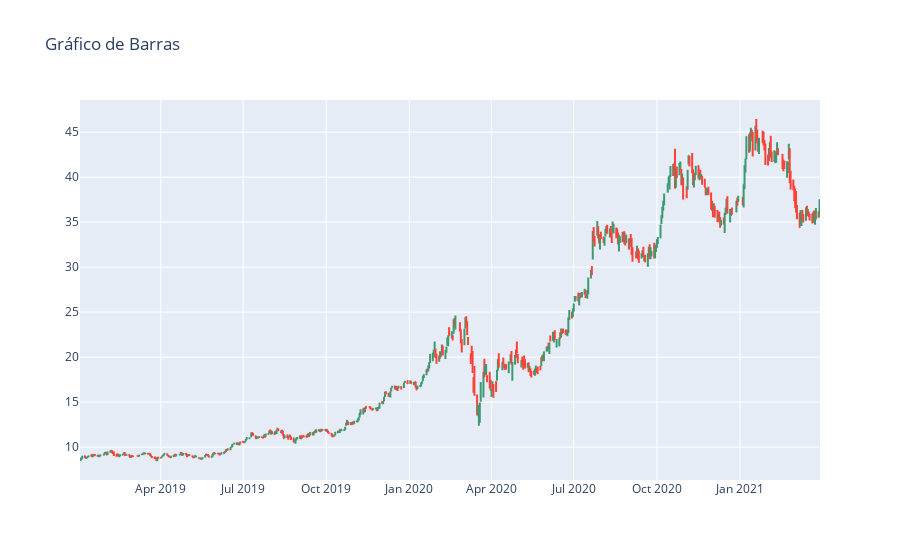

Source (notebook cell):
### Markdown cell above
### 4.3. Gráfico de barras

### Code cell
fig = go.Figure()
fig.add_trace(go.Ohlc(name='WEGE3', x=df3.index, close=df3['Close'], open=df3['Open'], high = df3['High'], low=df3['Low']))
fig.update_layout(xaxis_rangeslider_visible=False, title_text='Gráfico de Barras')
fig.show()

### Figure 1 — Plotly figure (JSON) as saved in the notebook; plotly's stock layout.template omitted (floating-point values rounded to 4 significant figures; data arrays with more than 128 entries replaced by an {"elided": "..."} marker saying what was removed)
{"data": [{"close": {"elided": "556 float values"}, "high": {"elided": "556 float values"}, "low": {"elided": "556 float values"}, "name": "WEGE3", "open": {"elided": "556 float values"}, "type": "ohlc", "x": {"elided": "556 str values"}}], "layout": {"title": {"text": "Gráfico de Barras"}, "xaxis": {"rangeslider": {"visible": false}}}}
